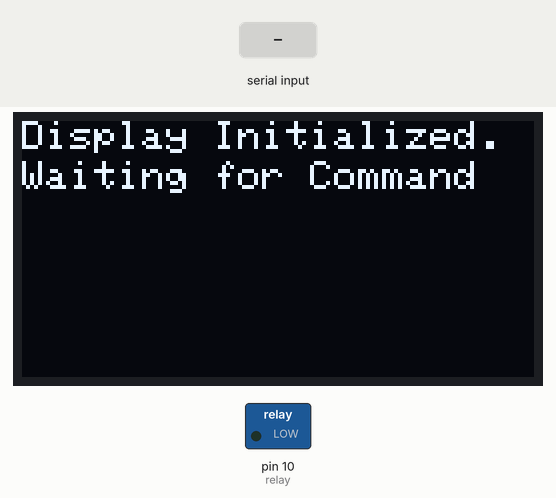
Bench run of a sketch on a simulated Arduino Uno, built with avr-gcc and run on an emulated ATmega328P. Parts: 128×64 one-colour display, switched loads named in the sketch (green lamp = pin HIGH). The test bench sets the inputs (shaded band). What the sketch prints to the serial monitor is not drawn.

Above: at 15.7 s.
15.8 s: "Z" received over Serial
At 17.0 s:
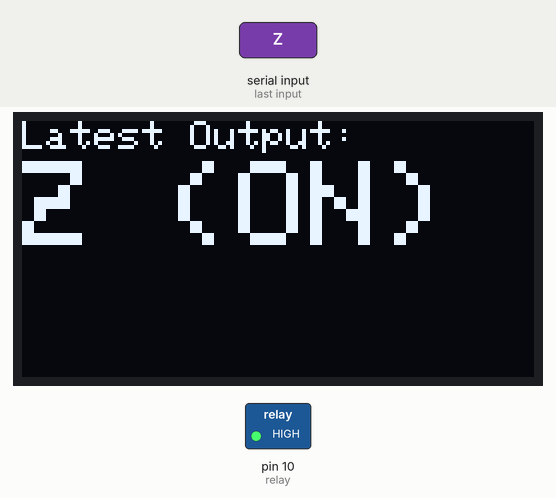
17.3 s: "z" received over Serial
At 18.4 s:
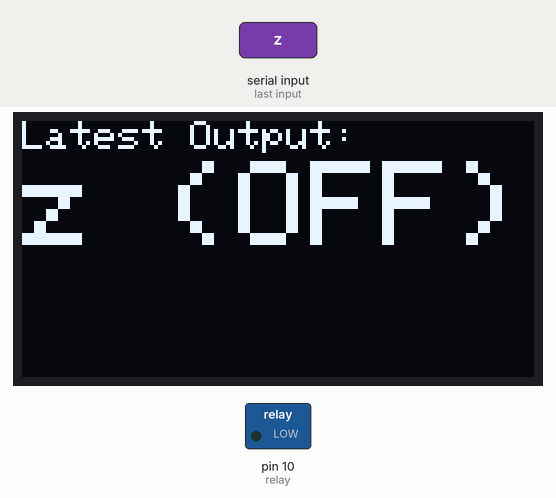
Timing chart, 0 to 20.3 s (numbered marks = the images above; inputs shaded):
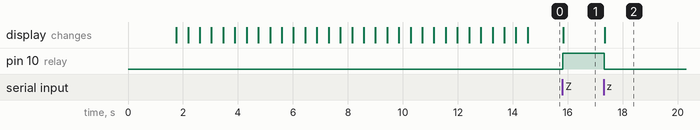

The sketch:

BLUETOOTH_RELAY_OLED.ino
```cpp
#include <Adafruit_GFX.h>
#include <Adafruit_SSD1306.h>
#include <Adafruit_Sensor.h>
#define SCREEN_WIDTH 128 // OLED display width, in pixels
#define SCREEN_HEIGHT 64 // OLED display height, in pixels

// Declaration for an SSD1306 display connected to I2C (SDA, SCL pins)
//SCK PIN -> D1
//SDA PIN -> D2
Adafruit_SSD1306 display(SCREEN_WIDTH, SCREEN_HEIGHT, &Wire, -1);


char inputByte;
int relay = 10;


void setup() {
  pinMode(relay, OUTPUT);
  Serial.begin (9600);
  if(!display.begin(SSD1306_SWITCHCAPVCC, 0x3C)) {
    Serial.println(F("SSD1306 allocation failed"));
    for(;;);
  }

  display.clearDisplay();
  display.setTextColor(WHITE);
  display.setCursor(0,0);

  digitalWrite(relay, LOW);
  delay(1000);


  display.print("Display Initializing");
  delay(700);
  display.display();
  display.print(".");
  delay(400);
    display.display();
  display.print(".");
  delay(400);  display.display();
  display.print(".");
  delay(400);  display.display();
  display.print(".");
  delay(400);  display.display();
  display.print(".");
  delay(400);  display.display();
  display.print(".");
  delay(400);  display.display();
  display.print(".");
  delay(400);  display.display();
  display.print(".");
  delay(400);  display.display();
  display.print(".");
  delay(400);  display.display();
  display.print(".");
  delay(400);  display.display();
  display.print(".");
  delay(400);  display.display();
  display.print(".");
  delay(400);  display.display();
  display.print(".");
  delay(400);  display.display();
  display.print(".");
  delay(400);  display.display();
  display.print(".");
  delay(400);  display.display();
  display.print(".");
  delay(400);  display.display();
  display.print(".");
  delay(400);  display.display();
  display.print(".");
  delay(400);  display.display();
  display.print(".");
  delay(400);  display.display();
  display.print(".");
  delay(400);  display.display();
  display.print(".");
  delay(400);  display.display();
  display.print(".");
  delay(400);  display.display();
  display.print(".");
  delay(400);  display.display();
  display.print(".");
  delay(400);  display.display();
  display.print(".");
  delay(400);  display.display();
  display.print(".");
  delay(400);  display.display();
  display.print(".");
  delay(400);  display.display();
  display.print(".");
  delay(400);  display.display();
  display.print(".");
  delay(400);  display.display();
  display.print(".");
  delay(400);


  display.clearDisplay();
  display.setCursor(0,0);
  display.println("Display Initialized.");
  display.setCursor(0,10);
  display.println("Waiting for Command");
  display.display();

}

void loop() {
  // put your main code here, to run repeatedly:
  while(Serial.available()>0){
  inputByte= Serial.read();


  Serial.println(inputByte);

  if (inputByte == 'Z'){
  digitalWrite(relay, HIGH);
  display.setTextSize(1);
  display.clearDisplay();
  display.setCursor(0,0);
  display.println("Latest Output:");
  display.setCursor(0,10);
  display.setTextSize(3);
  display.println("Z (ON)");
  }
  else if (inputByte == 'z'){
  digitalWrite(relay, LOW);
  display.setTextSize(1);
  display.clearDisplay();
  display.setCursor(0,0);
  display.println("Latest Output:");
  display.setCursor(0,10);
  display.setTextSize(3);
  display.println("z (OFF)");
  }
  }

  display.display();

}
```

Measured:
- after the input at 15.8 s, pin 10 (relay): LOW → HIGH at once; the display: changes at once (image 1)
- after the input at 17.3 s, pin 10 (relay): HIGH → LOW at once; the display: changes after 0.05 s (image 2)
